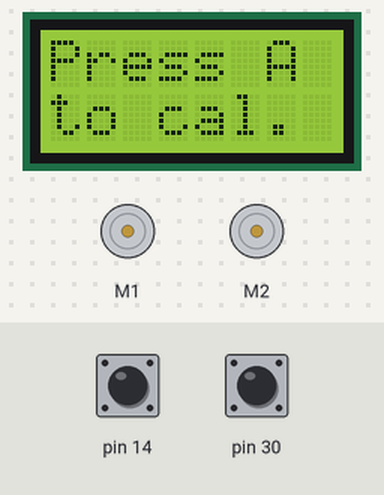
Bench run of a sketch on a simulated Arduino Leonardo, built with avr-gcc and run on an emulated ATmega32U4. Parts: 8×2 character LCD, 2 × DC motor (green arrow = forward, orange = backward, longer = faster). The test bench sets the inputs (shaded band); at power-on: pin 14 HIGH, pin 30 HIGH.

Above: at 0.8 s.
0.9 s: pin 14 pulled LOW for 0.15 s
At 2.6 s:
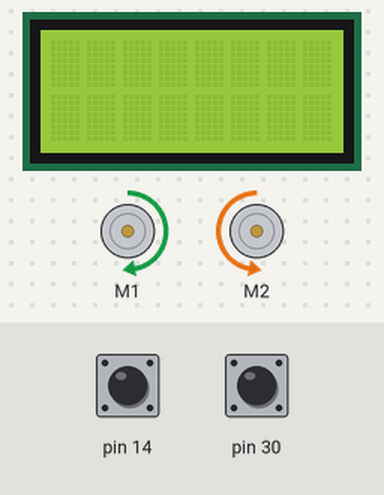
At 3.9 s:
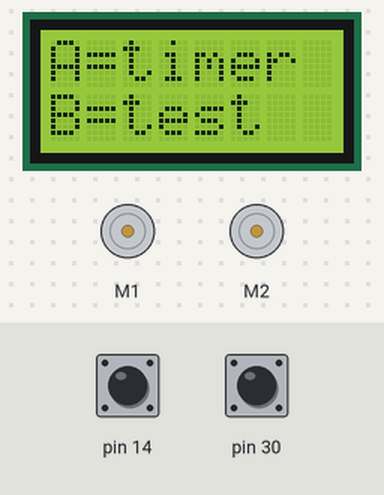
4.0 s: pin 30 pulled LOW for 0.15 s
At 5.6 s:
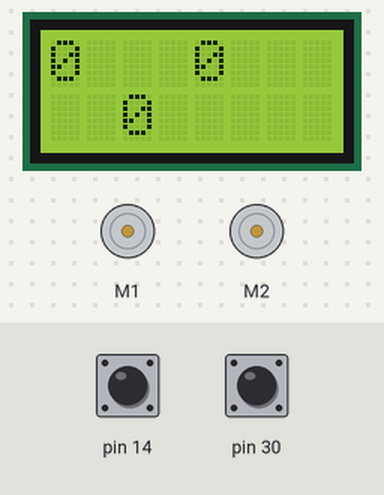
Timing chart, 0 to 7.1 s (numbered marks = the images above; inputs shaded):
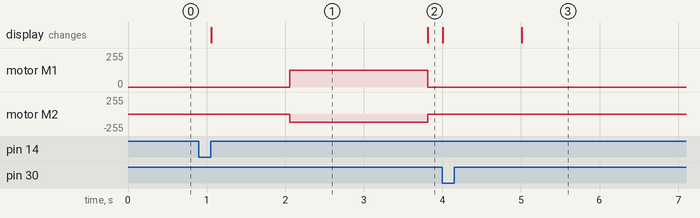

The sketch:

04-StayOnTrack.ino
```cpp
#include <Zumo32U4.h>

// These lines define two constants, which can be referred to in the code and never change. Making these values constants instead of including them directly in the code makes it easier to adjust them later.
#define WHITE_THRESHOLD 150  // The cutoff value for distinguising white (less than this value is white, higher is gray/black)
#define DISPLAY_INTERVAL 250 // The number of milliseconds to wait before updating the LCD

Zumo32U4Motors motors;
Zumo32U4ButtonA buttonA;
Zumo32U4ButtonB buttonB;
Zumo32U4LCD lcd;
Zumo32U4LineSensors lineSensors;

bool enableTimer;             // Whether to stop when the robot reaches the end
unsigned long startTime;      // The time the robot started line following
unsigned long lastDisp = 0;   // The last time the LCD was updated
unsigned int sensorValues[3]; // The current readings from the line sensors

// This function is run once, when the Zumo starts up
void setup()
{
    // This sets up the line sensors to read the three sensors avilable by default.
    lineSensors.initThreeSensors();

    // This writes the inital text to the LCD, telling the user to press A
    lcd.clear();
    lcd.print("Press A");
    lcd.gotoXY(0, 1);
    lcd.print("to cal.");

    // This waits for the A button to be pressed, then updates the LCD and red LED
    buttonA.waitForButton();
    lcd.clear();
    ledRed(1);

    // This calibrates the line sensors by spinning in place (moving the sensors on and off the line)
    delay(1000);                       // Wait one second for the user to remove their hand
    motors.setSpeeds(200, -200);       // Start turning to the right
    unsigned long calStart = millis(); // Save the time that the turn starts ("millis()" returns the # of milliseconds since the program started)
    while (millis() - calStart < 1750) // Wait for a full turn to complete ("millis() - calStart" is the # of milliseconds since the loop started. The loop should continue as long as this is less than 1750 - 1.75 seconds)
    {
        lineSensors.calibrate(); // Update the calibration based on the current data
    }
    motors.setSpeeds(0, 0); // Stop the motors spinning
    ledRed(0);              // Reset the red LED

    // This updates the LCD post-calibration
    lcd.clear();
    lcd.print("A=timer");
    lcd.gotoXY(0, 1);
    lcd.print("B=test");

    // This waits for the A button or B button to be pressed, then saves whether to enable the timer
    while (true) // Loop until interrupted
    {
        if (buttonA.getSingleDebouncedPress()) // Run if button A has been pressed and released
        {
            enableTimer = true; // Mark the timer as "enabled" - the robot will stop at the gray square
            break;              // Exit the loop
        }
        if (buttonB.getSingleDebouncedPress()) // Run if button B has been pressed and released
        {
            enableTimer = false; // Mark the timer as "disabled" - the robot will not stop at the gray square
            break;               // Exit the loop
        }
    }

    // This updates the LCD and runs until the robot leaves the gray square
    lcd.clear();                // Clear the previous message from the LCD
    delay(1000);                // Wait one second for the user to remove their hand
    motors.setSpeeds(100, 100); // Start moving fowards slowly
    do                          // This "do-while" structure acts as a while loop, but runs the code inside first
    {
        // This reads the line sensor values and saves them the array "sensorValues"
        lineSensors.readCalibrated(sensorValues);
    } while (sensorValues[0] > WHITE_THRESHOLD && sensorValues[1] > WHITE_THRESHOLD && sensorValues[2] > WHITE_THRESHOLD); // Keep looping as long as all of the sensors see white

    motors.setSpeeds(0, 0); // Stops the motors after leaving the start square

    // This saves the time that the robot left the start square
    startTime = millis();
}

// This function contains code to be run continuously - it is looped until the Zumo shuts down or is reset
void loop()
{
    // This takes meaurements from the line sensors and saves them to the array "sensorValues"
    lineSensors.readCalibrated(sensorValues);

    // This checks for the ending box and displays the final time
    if (enableTimer && millis() - startTime > 3000 && sensorValues[0] > WHITE_THRESHOLD && sensorValues[1] > WHITE_THRESHOLD && sensorValues[2] > WHITE_THRESHOLD) // If timer enabled, check when none of the sensors see white and at least 3 seconds have passed
    {
        unsigned long endTime = millis(); // Save the ending time
        motors.setSpeeds(0, 0);           // Stop the motors
        ledGreen(1);                      // Update the green LED
        lcd.clear();
        lcd.print("Time");
        lcd.gotoXY(0, 1);
        lcd.print((double)(endTime - startTime) / 1000); // Calculate the final time

        // Wait forever
        while (true)
        {
        }
    }

    // This displays the current line sensor readings
    if (millis() - lastDisp > DISPLAY_INTERVAL) // Only update if enough time has passed since last update
    {
        lastDisp = millis(); // Update time of last update
        lcd.clear();
        lcd.print(sensorValues[0]); // Display the reading from the left sensor
        lcd.gotoXY(2, 1);
        lcd.print(sensorValues[1]); // Display the reading from the center sensor
        lcd.gotoXY(4, 0);
        lcd.print(sensorValues[2]); // Display the reading from the right sensor
    }

    // Runs your code to update the motor speeds
    lineFollow();
}

// Runs in "loop" to update the motor speeds. Add your line following code here.
void lineFollow()
{
    // Here, you should read the line sensor values and update the motor speeds accordingly.
    // You can see examples of reading each sensor value on lines 111-115

    // This is a simple example that runs as long as the center sensor is on the line:
    // if (sensorValues[1] > WHITE_THRESHOLD) // True if on gray/black, false if on white
    // {
    //     motors.setSpeeds(200, 200);
    // }
    // else
    // {
    //     motors.setSpeeds(0, 0);
    // }
}
```

Measured:
- after the input at 0.9 s, motor M1: stopped → forward 127/255 after 1.2 s, → stopped 1.8 s later; motor M2: stopped → backward 127/255 after 1.2 s, → stopped 1.8 s later; the display: changes after 0.16 s (image 1)
- after the input at 4.0 s, the display: first changes at once (image 3 shows a later state)
- what the display in image 1 shows lasts 2.7 s, from 1.1 s to 3.8 s
